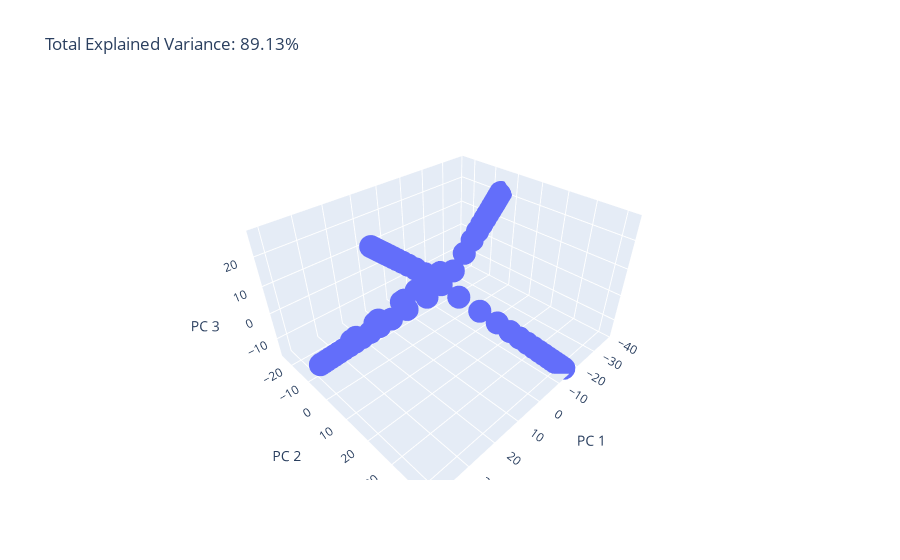

Here is the notebook cell this chart was saved with:
### Code cell
alldizi = np.vstack((Xlist,Xaralist23,Xsonaralist23))

X = alldizi

pca = PCA(n_components=3)
components = pca.fit_transform(X)

total_var = pca.explained_variance_ratio_.sum() * 100

fig = px.scatter_3d(
    components, x=0, y=1, z=2,
    title=f'Total Explained Variance: {total_var:.2f}%',
    labels={'0': 'PC 1', '1': 'PC 2', '2': 'PC 3'}
)
fig.show()
